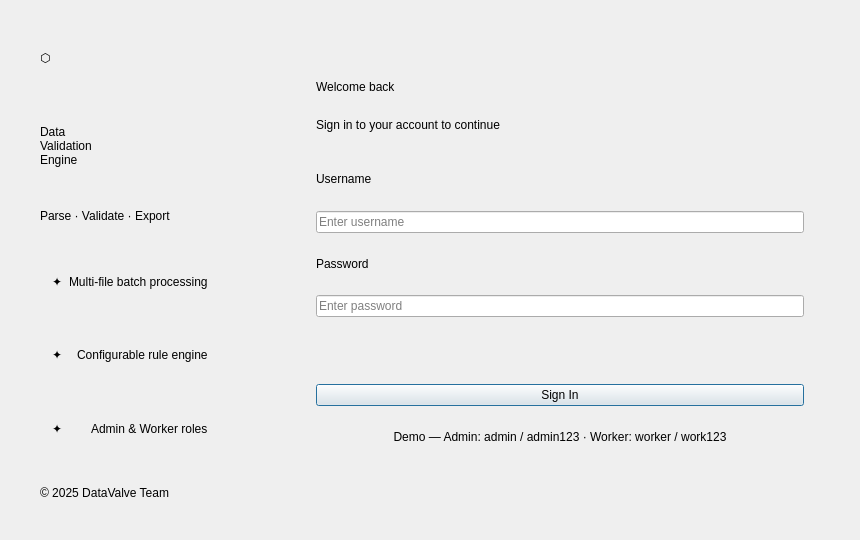
<?xml version="1.0" encoding="UTF-8"?>
<ui version="4.0">
 <class>LoginWindow</class>
 <widget class="QDialog" name="LoginWindow">
  <property name="geometry">
   <rect>
    <x>0</x>
    <y>0</y>
    <width>860</width>
    <height>540</height>
   </rect>
  </property>
  <property name="windowTitle">
   <string>DataValve — Sign In</string>
  </property>
  <property name="sizePolicy">
   <sizepolicy hsizetype="Fixed" vsizetype="Fixed">
    <horstretch>0</horstretch>
    <verstretch>0</verstretch>
   </sizepolicy>
  </property>
  <layout class="QHBoxLayout" name="rootLayout">
   <property name="spacing">
    <number>0</number>
   </property>
   <property name="leftMargin">
    <number>0</number>
   </property>
   <property name="topMargin">
    <number>0</number>
   </property>
   <property name="rightMargin">
    <number>0</number>
   </property>
   <property name="bottomMargin">
    <number>0</number>
   </property>

   <!-- LEFT PANEL: Brand / Hero -->
   <item>
    <widget class="QFrame" name="leftPanel">
     <property name="minimumWidth">
      <number>340</number>
     </property>
     <property name="maximumWidth">
      <number>340</number>
     </property>
     <layout class="QVBoxLayout" name="leftLayout">
      <property name="leftMargin"><number>40</number></property>
      <property name="rightMargin"><number>40</number></property>
      <property name="topMargin"><number>50</number></property>
      <property name="bottomMargin"><number>40</number></property>
      <property name="spacing"><number>0</number></property>

      <item>
       <widget class="QLabel" name="logoIconLabel">
        <property name="text"><string>⬡</string></property>
        <property name="alignment">
         <set>Qt::AlignLeft</set>
        </property>
       </widget>
      </item>

      <item>
       <spacer>
        <property name="orientation"><enum>Qt::Vertical</enum></property>
        <property name="sizeHint" stdset="0"><size><width>20</width><height>60</height></size></property>
       </spacer>
      </item>

      <item>
       <widget class="QLabel" name="heroTitleLabel">
        <property name="text"><string>Data&lt;br/&gt;Validation&lt;br/&gt;Engine</string></property>
       </widget>
      </item>

      <item>
       <spacer>
        <property name="orientation"><enum>Qt::Vertical</enum></property>
        <property name="sizeHint" stdset="0"><size><width>20</width><height>16</height></size></property>
       </spacer>
      </item>

      <item>
       <widget class="QLabel" name="heroSubLabel">
        <property name="text"><string>Parse · Validate · Export</string></property>
       </widget>
      </item>

      <item>
       <spacer>
        <property name="orientation"><enum>Qt::Vertical</enum></property>
        <property name="sizeHint" stdset="0"><size><width>20</width><height>40</height></size></property>
       </spacer>
      </item>

      <!-- Decorative stat chips -->
      <item>
       <widget class="QFrame" name="statChip1">
        <layout class="QHBoxLayout">
         <property name="leftMargin"><number>12</number></property>
         <property name="rightMargin"><number>12</number></property>
         <property name="topMargin"><number>8</number></property>
         <property name="bottomMargin"><number>8</number></property>
         <item>
          <widget class="QLabel" name="chip1Icon"><property name="text"><string>✦</string></property></widget>
         </item>
         <item>
          <widget class="QLabel" name="chip1Text"><property name="text"><string>Multi-file batch processing</string></property></widget>
         </item>
        </layout>
       </widget>
      </item>

      <item><spacer><property name="orientation"><enum>Qt::Vertical</enum></property><property name="sizeHint" stdset="0"><size><width>20</width><height>8</height></size></property></spacer></item>

      <item>
       <widget class="QFrame" name="statChip2">
        <layout class="QHBoxLayout">
         <property name="leftMargin"><number>12</number></property>
         <property name="rightMargin"><number>12</number></property>
         <property name="topMargin"><number>8</number></property>
         <property name="bottomMargin"><number>8</number></property>
         <item>
          <widget class="QLabel" name="chip2Icon"><property name="text"><string>✦</string></property></widget>
         </item>
         <item>
          <widget class="QLabel" name="chip2Text"><property name="text"><string>Configurable rule engine</string></property></widget>
         </item>
        </layout>
       </widget>
      </item>

      <item><spacer><property name="orientation"><enum>Qt::Vertical</enum></property><property name="sizeHint" stdset="0"><size><width>20</width><height>8</height></size></property></spacer></item>

      <item>
       <widget class="QFrame" name="statChip3">
        <layout class="QHBoxLayout">
         <property name="leftMargin"><number>12</number></property>
         <property name="rightMargin"><number>12</number></property>
         <property name="topMargin"><number>8</number></property>
         <property name="bottomMargin"><number>8</number></property>
         <item>
          <widget class="QLabel" name="chip3Icon"><property name="text"><string>✦</string></property></widget>
         </item>
         <item>
          <widget class="QLabel" name="chip3Text"><property name="text"><string>Admin &amp; Worker roles</string></property></widget>
         </item>
        </layout>
       </widget>
      </item>

      <item>
       <spacer>
        <property name="orientation"><enum>Qt::Vertical</enum></property>
        <property name="sizeHint" stdset="0"><size><width>20</width><height>40</height></size></property>
       </spacer>
      </item>

      <item>
       <widget class="QLabel" name="copyrightLabel">
        <property name="text"><string>© 2025 DataValve Team</string></property>
       </widget>
      </item>
     </layout>
    </widget>
   </item>

   <!-- RIGHT PANEL: Login Form -->
   <item>
    <widget class="QFrame" name="rightPanel">
     <layout class="QVBoxLayout" name="rightLayout">
      <property name="leftMargin"><number>56</number></property>
      <property name="rightMargin"><number>56</number></property>
      <property name="topMargin"><number>80</number></property>
      <property name="bottomMargin"><number>56</number></property>
      <property name="spacing"><number>0</number></property>

      <item>
       <widget class="QLabel" name="signInHeadingLabel">
        <property name="text"><string>Welcome back</string></property>
       </widget>
      </item>

      <item><spacer><property name="orientation"><enum>Qt::Vertical</enum></property><property name="sizeHint" stdset="0"><size><width>20</width><height>6</height></size></property></spacer></item>

      <item>
       <widget class="QLabel" name="signInSubLabel">
        <property name="text"><string>Sign in to your account to continue</string></property>
       </widget>
      </item>

      <item><spacer><property name="orientation"><enum>Qt::Vertical</enum></property><property name="sizeHint" stdset="0"><size><width>20</width><height>40</height></size></property></spacer></item>

      <!-- Username -->
      <item>
       <widget class="QLabel" name="usernameLabel">
        <property name="text"><string>Username</string></property>
       </widget>
      </item>
      <item><spacer><property name="orientation"><enum>Qt::Vertical</enum></property><property name="sizeHint" stdset="0"><size><width>20</width><height>6</height></size></property></spacer></item>
      <item>
       <widget class="QLineEdit" name="usernameInput">
        <property name="placeholderText"><string>Enter username</string></property>
       </widget>
      </item>

      <item><spacer><property name="orientation"><enum>Qt::Vertical</enum></property><property name="sizeHint" stdset="0"><size><width>20</width><height>20</height></size></property></spacer></item>

      <!-- Password -->
      <item>
       <widget class="QLabel" name="passwordLabel">
        <property name="text"><string>Password</string></property>
       </widget>
      </item>
      <item><spacer><property name="orientation"><enum>Qt::Vertical</enum></property><property name="sizeHint" stdset="0"><size><width>20</width><height>6</height></size></property></spacer></item>
      <item>
       <widget class="QLineEdit" name="passwordInput">
        <property name="placeholderText"><string>Enter password</string></property>
        <property name="echoMode"><enum>QLineEdit::Password</enum></property>
       </widget>
      </item>

      <item><spacer><property name="orientation"><enum>Qt::Vertical</enum></property><property name="sizeHint" stdset="0"><size><width>20</width><height>12</height></size></property></spacer></item>

      <!-- Error label (hidden by default) -->
      <item>
       <widget class="QLabel" name="errorLabel">
        <property name="text"><string></string></property>
        <property name="visible"><bool>false</bool></property>
       </widget>
      </item>

      <item><spacer><property name="orientation"><enum>Qt::Vertical</enum></property><property name="sizeHint" stdset="0"><size><width>20</width><height>28</height></size></property></spacer></item>

      <!-- Sign In Button -->
      <item>
       <widget class="QPushButton" name="signInButton">
        <property name="text"><string>Sign In</string></property>
        <property name="default"><bool>true</bool></property>
       </widget>
      </item>

      <item><spacer><property name="orientation"><enum>Qt::Vertical</enum></property><property name="sizeHint" stdset="0"><size><width>20</width><height>20</height></size></property></spacer></item>

      <item>
       <widget class="QLabel" name="demoHintLabel">
        <property name="text"><string>Demo — Admin: admin / admin123 · Worker: worker / work123</string></property>
        <property name="alignment"><set>Qt::AlignHCenter</set></property>
        <property name="wordWrap"><bool>true</bool></property>
       </widget>
      </item>

      <item>
       <spacer>
        <property name="orientation"><enum>Qt::Vertical</enum></property>
        <property name="sizeHint" stdset="0"><size><width>20</width><height>40</height></size></property>
       </spacer>
      </item>

     </layout>
    </widget>
   </item>

  </layout>
 </widget>
 <resources/>
 <connections/>
</ui>
